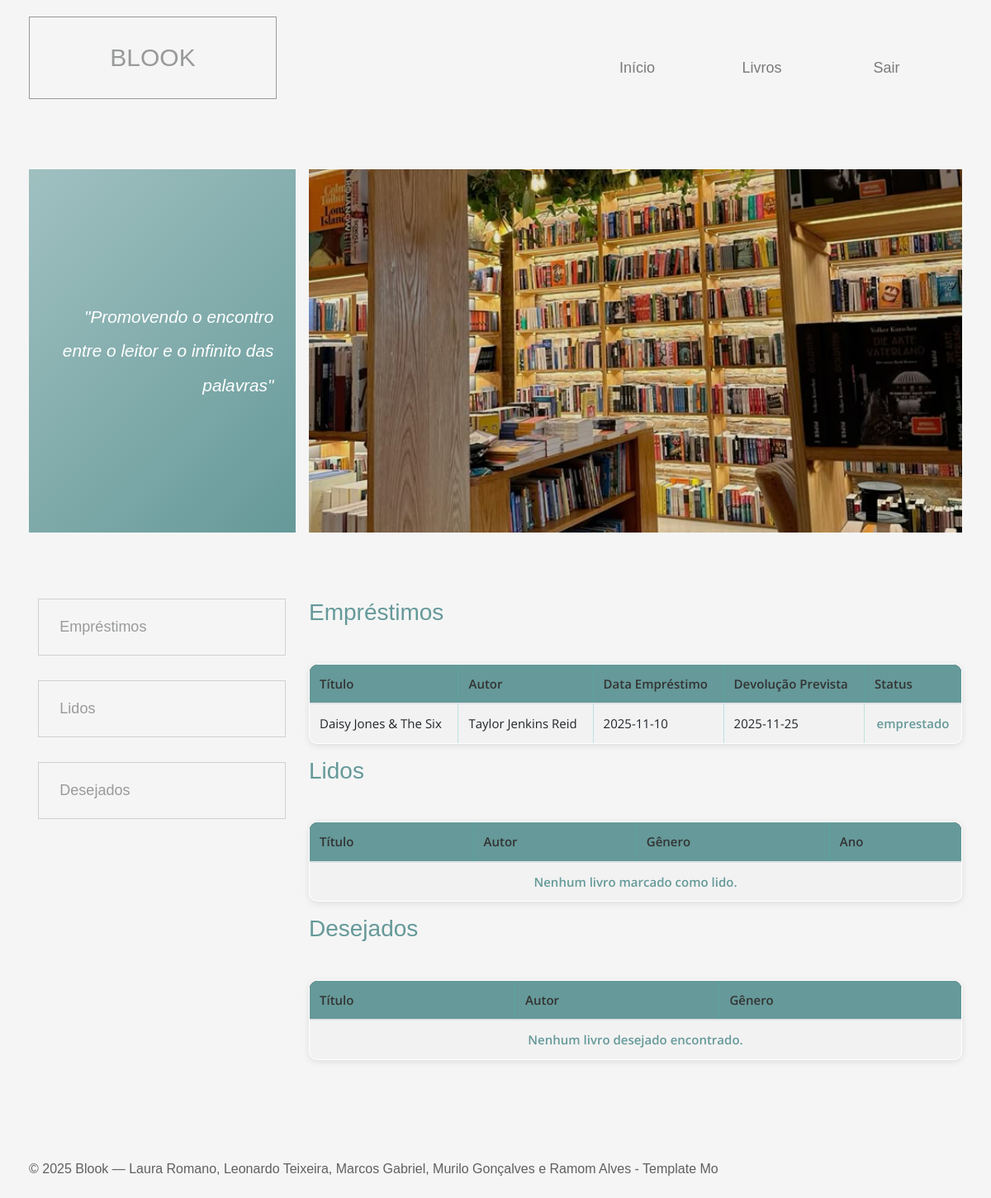
Page /dashboard.php (signed in) on the earlier database version.
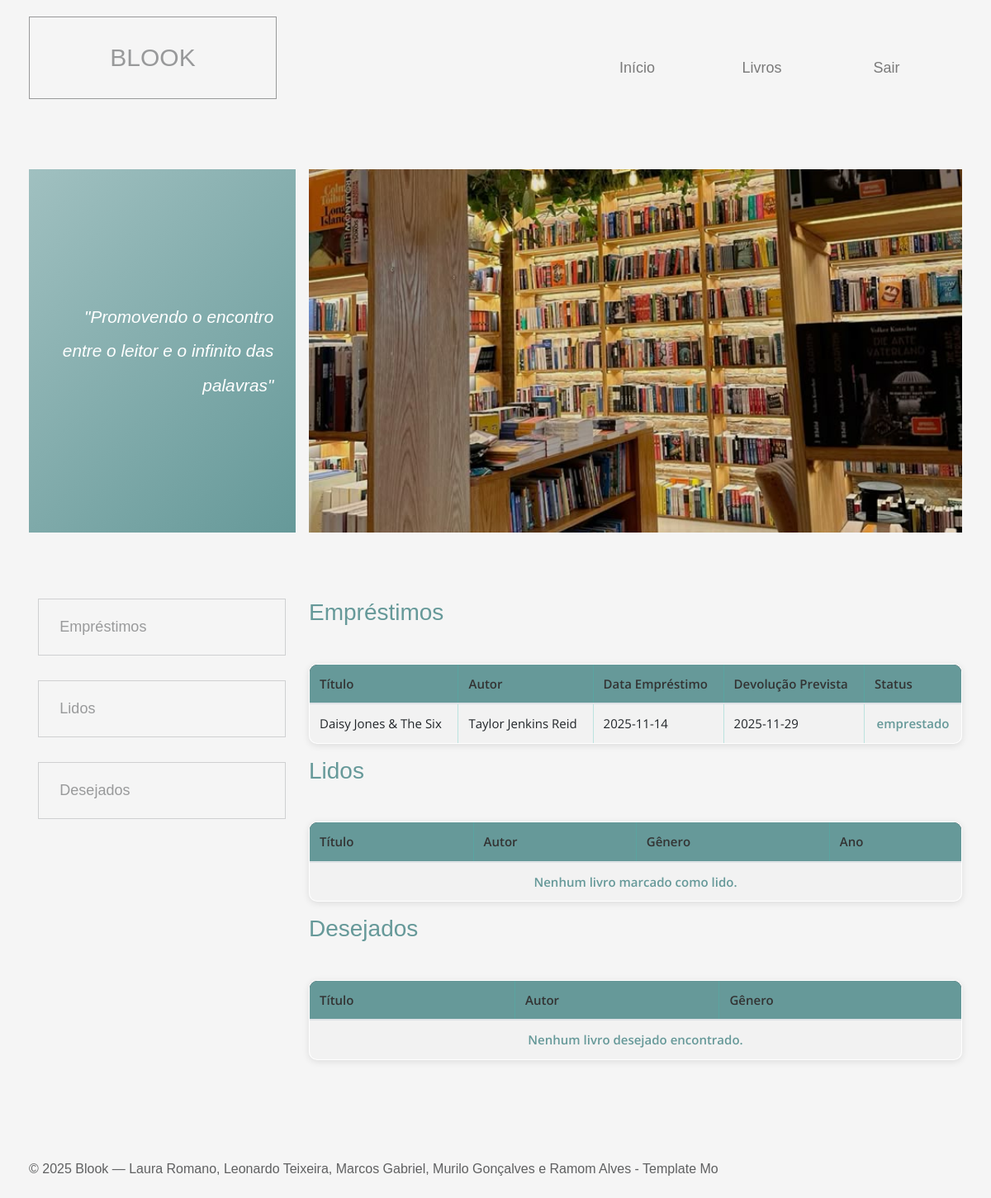
Same page on the later database version.
### tables this page shows
CREATE TABLE `emprestimos` (
  `id_emprestimo` int(11) NOT NULL,
  `id_livro` int(11) NOT NULL,
  `id_usuario` int(11) NOT NULL,
  `data_emprestimo` date NOT NULL,
  `data_prevista_devolucao` date NOT NULL,
  `data_devolucao` date DEFAULT NULL,
  `status` enum('emprestado','devolvido','atrasado') NOT NULL DEFAULT 'emprestado'
);

CREATE TABLE `livros` (
  `id_livro` int(11) NOT NULL,
  `titulo` varchar(255) NOT NULL,
  `id_autor` int(11) DEFAULT NULL,
  `id_genero` int(11) DEFAULT NULL,
  `ano_publicacao` int(11) DEFAULT NULL,
  `isbn` varchar(20) DEFAULT NULL,
  `edicao` varchar(50) DEFAULT NULL,
  `quantidade_total` int(11) NOT NULL DEFAULT 1,
  `quantidade_disponivel` int(11) NOT NULL DEFAULT 1,
  `capa` varchar(255) DEFAULT NULL
);

CREATE TABLE `autores` (
  `id_autor` int(11) NOT NULL,
  `nome_autor` varchar(100) NOT NULL,
  `nacionalidade` varchar(50) DEFAULT NULL,
  `data_nascimento` date DEFAULT NULL
);

### dashboard.php (the view, shortened to what this page needs)
<?php
include 'cabecalho_painel.php';
include 'conexao.php';
$idUsuario = $_SESSION['id_usuario'] ?? null;
?>
<div class="row tm-welcome-row">
  <div class="col-12 tm-page-cols-container">
    <div class="tm-page-col-left tm-welcome-box tm-bg-gradient">
      <p class="tm-welcome-text">
        <em>"Promovendo o encontro entre o leitor e o infinito das palavras"</em>
      </p>
    </div>
    <div class="tm-page-col-right">
      <div class="tm-welcome-parallax" data-parallax="scroll" data-image-src="img/livro8.jpg"></div>
    </div>
  </div>
</div>
<section class="row tm-pt-4 tm-pb-6">
  <div class="col-12 tm-tabs-container tm-page-cols-container">
    <div class="tm-page-col-left tm-tab-links">
      <ul class="tabs clearfix" data-tabgroup="first-tab-group">
        <li><a href="#tab1" class="active">Empréstimos</a></li>
        <li><a href="#tab2">Lidos</a></li>
        <li><a href="#tab3">Desejados</a></li>
      </ul>
    </div>
    <div class="tm-page-col-right tm-tab-contents">
      <div id="first-tab-group" class="tabgroup">
        <div id="tab1">
          <h3 class="tm-text-secondary tm-mb-5">Empréstimos</h3>
          <table class="table table-striped table-bordered">
            <thead class="table-dark">
              <tr>
                <th>Título</th>
                <th>Autor</th>
                <th>Data Empréstimo</th>
                <th>Devolução Prevista</th>
                <th>Status</th>
              </tr>
            </thead>
            <tbody>
              <?php
              $sql = "SELECT L.titulo, A.nome_autor, E.data_emprestimo, E.data_prevista_devolucao, E.status
                      FROM Emprestimos E
                      JOIN Livros L ON E.id_livro = L.id_livro
                      LEFT JOIN Autores A ON L.id_autor = A.id_autor
                      WHERE E.id_usuario = ?";
              $stmt = $conexao->prepare($sql);
              $stmt->bind_param("i", $idUsuario);
              $stmt->execute();
              $resultado = $stmt->get_result();
              if ($resultado && mysqli_num_rows($resultado) > 0) {
                while ($row = mysqli_fetch_assoc($resultado)) {
                  echo "<tr>
                          <td>".htmlspecialchars($row['titulo'])."</td>
                          <td>".htmlspecialchars($row['nome_autor'])."</td>
                          <td>".htmlspecialchars($row['data_emprestimo'])."</td>
                          <td>".htmlspecialchars($row['data_prevista_devolucao'])."</td>
                          <td>".htmlspecialchars($row['status'])."</td>
                        </tr>";
                }
              } else {
                echo "<tr><td colspan='5' class='text-center'>Nenhum empréstimo registrado.</td></tr>";
              }
              ?>
            </tbody>
          </table>
        </div>
        <div id="tab2">
          <h3 class="tm-text-secondary tm-mb-5">Lidos</h3>
          <table class="table table-striped table-bordered">
            <thead class="table-dark">
              <tr>
                <th>Título</th>
                <th>Autor</th>
                <th>Gênero</th>
                <th>Ano</th>
              </tr>
            </thead>
            <tbody>
              <?php
              $sqlLidos = "SELECT L.titulo, A.nome_autor, G.nome_genero, L.ano_publicacao
                           FROM Lidos LD
                           JOIN Livros L ON LD.id_livro = L.id_livro
                           LEFT JOIN Autores A ON L.id_autor = A.id_autor
                           LEFT JOIN Generos G ON L.id_genero = G.id_genero
                           WHERE LD.id_usuario = ?";
              $stmt = $conexao->prepare($sqlLidos);
              $stmt->bind_param("i", $idUsuario);
              $stmt->execute();
              $resLidos = $stmt->get_result();
              if ($resLidos && mysqli_num_rows($resLidos) > 0) {
                while ($row = mysqli_fetch_assoc($resLidos)) {
                  echo "<tr>
                          <td>".htmlspecialchars($row['titulo'])."</td>
                          <td>".htmlspecialchars($row['nome_autor'])."</td>
                          <td>".htmlspecialchars($row['nome_genero'])."</td>
                          <td>".htmlspecialchars($row['ano_publicacao'])."</td>
                        </tr>";
                }
              } else {
                echo "<tr><td colspan='4' class='text-center'>Nenhum livro marcado como lido.</td></tr>";
              }
              ?>
            </tbody>
          </table>
        </div>
        <div id="tab3">
          <h3 class="tm-text-secondary tm-mb-5">Desejados</h3>
          <table class="table table-striped table-bordered">
            <thead class="table-dark">
              <tr>
                <th>Título</th>
                <th>Autor</th>
                <th>Gênero</th>
              </tr>
            </thead>
            <tbody>
              <?php
              $sqlDesejados = "SELECT L.titulo, A.nome_autor, G.nome_genero
                               FROM Desejados D
                               JOIN Livros L ON D.id_livro = L.id_livro
                               LEFT JOIN Autores A ON L.id_autor = A.id_autor
                               LEFT JOIN Generos G ON L.id_genero = G.id_genero
                               WHERE D.id_usuario = ?";
              $stmt = $conexao->prepare($sqlDesejados);
              $stmt->bind_param("i", $idUsuario);
              $stmt->execute();
              $resDesejados = $stmt->get_result();
              if ($resDesejados && mysqli_num_rows($resDesejados) > 0) {
                while ($row = mysqli_fetch_assoc($resDesejados)) {
                  echo "<tr>
                          <td>".htmlspecialchars($row['titulo'])."</td>
                          <td>".htmlspecialchars($row['nome_autor'])."</td>
                          <td>".htmlspecialchars($row['nome_genero'])."</td>
                        </tr>";
                }
              } else {
                echo "<tr><td colspan='3' class='text-center'>Nenhum livro desejado encontrado.</td></tr>";
              }
              ?>
            </tbody>
          </table>
        </div>
      </div>
    </div>
  </div>
</section>
<?php include 'footer.php'; ?>

### cabecalho_painel.php (shortened to what this page needs)
<!DOCTYPE html>
<html lang="en">
  <head>
    <link rel="stylesheet" href="css/all.min.css" />
    <link rel="stylesheet" href="css/bootstrap.min.css" />
    <link rel="stylesheet" href="css/templatemo-style.css" />
    <link rel="stylesheet" href="css/dash.css" />
    <link rel="stylesheet" href="login.css">
    <link rel="stylesheet" href="css/adm.css">
    <link rel="stylesheet" href="css/editar_usuario.css">
    <link rel="stylesheet" href="css/editar_estoque.css">
    <link rel="stylesheet" href="css/dashboard.css">
  </head>
  <body>
    <div class="container-fluid">
      <div class="row tm-brand-row">
        <div class="col-lg-4 col-10">
          <div class="tm-brand-container">
            <div class="tm-brand-texts">
              <h1 class="text-uppercase tm-brand-name">Blook</h1>
            </div>
          </div>
        </div>
        <div class="col-lg-8 col-2 tm-nav-col">
          <div class="tm-nav">
            <nav class="navbar navbar-expand-lg navbar-light tm-navbar">
              <div class="collapse navbar-collapse" id="navbarNav">
                <ul class="navbar-nav ml-auto mr-0">
                  <li class="nav-item">
                    <a class="nav-link" href="config.php">Início</a>
                  </li>
                  <li class="nav-item">
                    <a class="nav-link" href="dashboard.php">Livros</a>
                  </li>
                  <li class="nav-item">
                    <a class="nav-link" href="login.php">Sair</a>
                  </li>
                </ul>
              </div>
            </nav>
          </div>
        </div>
      </div>

### footer.php (shortened to what this page needs)
<footer class="row tm-page-footer">
  <p class="col-12 tm-copyright-text mb-0">
    © 2025 Blook — Laura Romano, Leonardo Teixeira, Marcos Gabriel, Murilo Gonçalves e Ramom Alves -
    <a href="https://fb.com/templatemo" rel="nofollow" class="tm-copyright-link">Template Mo</a>
  </p>
</footer>
</div>
</body>
</html>

### css/templatemo-style.css (style rules this page uses)
html { scroll-behavior: smooth; }
body { font-family: "Open Sans", Arial, Helvetica, sans-serif; font-size: 18px; font-weight: 400; overflow-x: hidden; padding-top: 78px; color: #5f6061; }
p { line-height: 2; }
a, button { transition: all 0.3s ease; }
ul { margin: 0; padding: 0; }
.container-fluid { max-width: 1430px; }
.tm-page-cols-container { display: flex; justify-content: space-between; }
.tm-page-col-left { width: 28.56%; max-width: 400px; }
.tm-page-col-right { width: 70%; margin-left: auto; margin-right: 0; }
.tm-pt-4 { padding-top: 40px; }
.tm-pb-6 { padding-bottom: 50px; }
.tm-mb-5 { margin-bottom: 45px; }
.tm-text-secondary { color: #669999; }
.tm-bg-gradient { background: linear-gradient( 135deg, #a0c0c0 0%, #669999 100% ); }
.tm-brand-row { padding-bottom: 30px; }
.tm-welcome-row { padding-top: 30px; padding-bottom: 40px; }
.tm-brand-name { color: #98999a; width: 300px; height: 100px; border: 1px solid #98999a; display: flex; align-items: center; justify-content: center; }
.tm-nav-col { display: flex; align-items: center; justify-content: flex-end; }
.navbar-expand-lg .navbar-nav .nav-link { width: 101px; height: 52px; border: 1px solid transparent; text-align: center; margin-left: 25px; margin-right: 25px; display: flex; justify-content: center; align-items: center; }
.tm-welcome-box { height: 440px; display: flex; align-items: center; justify-content: center; }
.tm-welcome-parallax { min-height: 440px; background: transparent; }
.tm-welcome-text { max-width: 320px; width: 100%; padding: 15px 25px 15px 15px; color: white; font-size: 1.3rem; margin-bottom: 0; text-align: right; }
.tm-copyright-text { font-size: 1rem; }
.tm-copyright-link { color: #5f6061; }
.tm-page-footer { padding-top: 50px; padding-bottom: 50px; }
.tabs { list-style: none; }
.tabs > li > a { border: 1px solid #cfd0d1; color: #999a9b; padding: 20px 25px; display: block; max-width: 300px; margin: 0 auto 30px; }

### css/dash.css (style rules this page uses)
table { width: 100%; border-collapse: collapse; font-family: "Open Sans", Arial, Helvetica, sans-serif; font-size: 15px; color: #043836; background-color: #ffffff; border-radius: 8px; overflow: hidden; }
table thead { background-color: #496b6b; color: #ffffff; }
table thead th { padding: 12px 16px; text-align: left; font-weight: 600; }
table tbody tr { border-bottom: 1px solid rgba(63, 191, 180, 0.2); transition: background 0.2s ease; }
table td { padding: 10px 16px; }
table td:last-child { text-align: center; font-weight: 600; color: #669999; }
.table-dark th { background-color: #669999 !important; }
.table-bordered td, .table-bordered th { border: 1px solid rgba(63, 191, 180, 0.3); }

### css/adm.css (style rules this page uses)
body { background-color: #f5f5f5; font-family: Arial, sans-serif; margin: 0; padding: 20px; }
h1 { text-align: center; color: rgba(0,0,0,.5); font-size: 32px; margin-bottom: 20px; }
table { width: 100%; border-collapse: collapse; background: white; border-radius: 10px; overflow: hidden; box-shadow: 0 2px 8px rgba(0,0,0,0.1); }
th, td { padding: 12px; text-align: left; }
th { background: #669999; color: #333; }
td { border-top: 1px solid #ddd; }

### css/editar_usuario.css (style rules this page uses)
body { background-color: #f5f5f5; font-family: Arial, sans-serif; margin: 0; padding: 20px; }
h1 { text-align: center; color: rgba(0, 0, 0, 0.6); font-size: 30px; margin-bottom: 25px; }

### css/editar_estoque.css (style rules this page uses)
body { background-color: #f5f5f5; font-family: Arial, sans-serif; margin: 0; padding: 20px; }

### css/dashboard.css (style rules this page uses)
.tm-tab-links { position: sticky; top: 100px; align-self: flex-start; top: 20px; }

Differences in the rows shown:
changed emprestimos "emprestado": data_emprestimo "2025-11-10" → "2025-11-14"; data_prevista_devolucao "2025-11-25" → "2025-11-29"
